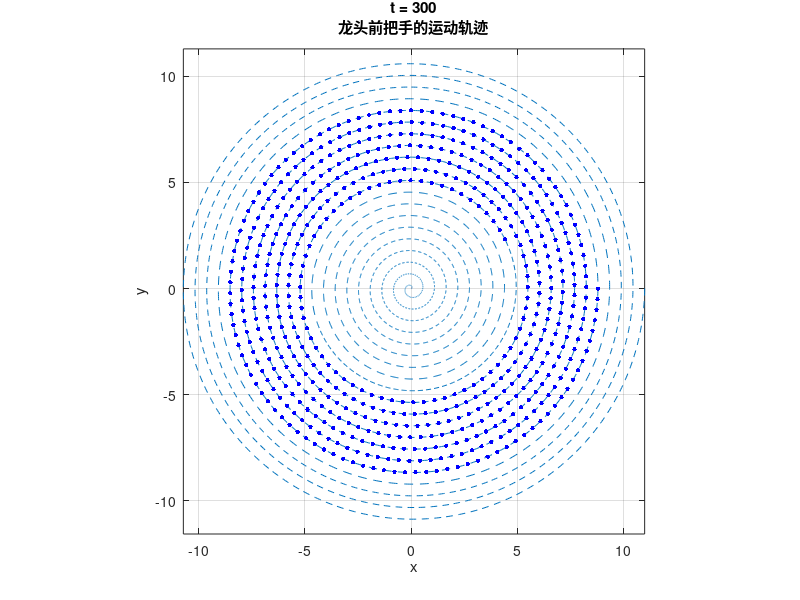

The MATLAB script that drew this image: (Note: this script raises an error after producing the figure.)
clc; close all;
warning off;

% 定义常量
PITCH = 55e-2; % 螺距
COEFFICIENT = PITCH / (2 * pi); % 螺线方程的系数 r = k * theta
HANDLE_DIST_HEAD = 341e-2 - 2 * 27.5e-2; % 龙头把手两个孔之间的距离
HANDLE_DIST_BODY = 220e-2 - 2 * 27.5e-2; % 其他凳子把手两个孔之间的距离

% 绘制部分螺线
theta = 20 * 2 * pi : -0.01 : 0 * pi;
radius = COEFFICIENT * theta;
x = radius .* cos(theta);
y = radius .* sin(theta);
figure(1);
set(gcf, 'Position', [200, 200, 600, 600]);
plot(x, y, '--');
axis equal;
grid on;
xlabel('x');
ylabel('y');
hold on;

% 第一步：确定300秒内，龙头第一个把手的位置演化
initial_theta = 2 * pi * 16; % 初始位置时的角度
time_step = 0.05; % 时间步长
time_span = 0 : time_step : 300; % 求解时间点
[time, theta_values] = ode45(@(t, theta) -1 / (COEFFICIENT * sqrt(1 + theta^2)), time_span, initial_theta); % 龙格库塔法求解
x_positions = COEFFICIENT * theta_values .* cos(theta_values);
y_positions = COEFFICIENT * theta_values .* sin(theta_values);
for i = 1 : 10 : length(theta_values)
    title({['t = ', num2str(time(i))], '龙头前把手的运动轨迹'});
    plot(x_positions(i), y_positions(i), 'b.', 'MarkerSize', 10);
    drawnow;
end
hwait = waitbar(0, '计算开始...');

% 第二步：确定每个时间点下，头部凳子的后面一个孔（也要在螺线上）,以及龙身和龙尾凳子各个孔所在位置(都要在螺线上）
num_segments = 223; % 龙头+龙身+龙尾总的个数
x_coords = zeros(num_segments + 1, length(x_positions));
y_coords = zeros(num_segments + 1, length(x_positions)); % 每一行代表每个凳子的前把手孔的位置在各个时间点处的值
theta_coords = zeros(num_segments + 1, length(x_positions)); % 记录每个孔在各个时刻处的位置对应的角度theta
x_coords(1, :) = x_positions;
y_coords(1, :) = y_positions; % 第一行已知了，上面求得的头部第一个把手位置数据
theta_coords(1, :) = theta_values; % 第一行已知了，第一个把手的角度数据，上面求了
for j = 1 : length(time)
    for i = 2 : num_segments + 1 % 在每一个时间点下，对每一行循环计算，意思是求出此时各个把手孔的位置信息
        distance = HANDLE_DIST_HEAD * (i <= 2) + HANDLE_DIST_BODY * (i > 2); % 分辨下是第一个凳子还是其他凳子，孔之间的距离不一样！
        theta_ij = solve_theta(PITCH, x_coords(i-1, j), y_coords(i-1, j), theta_coords(i-1, j), distance); % 子函数求解下一个孔的角度值
        theta_coords(i, j) = theta_ij;
        x_coords(i, j) = COEFFICIENT * theta_ij * cos(theta_ij);
        y_coords(i, j) = COEFFICIENT * theta_ij * sin(theta_ij);
        waitbar(((j-1) * num_segments + i) / (length(time) * num_segments), hwait, sprintf('已经完成 %.2f%%...', ((j-1) * num_segments + i) / (length(time) * num_segments) * 100));
    end
end
close(hwait);

% 下面来可视化，盘入的动态图
theta = 20 * 2 * pi : -0.01 : 0 * pi;
radius = COEFFICIENT * theta;
x = radius .* cos(theta);
y = radius .* sin(theta);
set(gcf, 'Position', [200, 200, 600, 600]);
for j = 1 : length(time)
    figure(2);
    plot(x, y, '-');
    axis equal;
    grid on;
    xlabel('x');
    ylabel('y');
    hold on;
    
    plot(x_coords(:, j), y_coords(:, j), 'k-', 'LineWidth', 1.2, 'Marker', 'o', 'MarkerSize', 6, 'MarkerFaceColor', 'b');
    title({['t = ', num2str(time(j))], '盘入的轨迹'});
    drawnow;
    hold off;
end

% 下面来求解速度数据(有各个孔的角度数据Theta，速度数据可以用数值差分方法
velocities = zeros(size(x_coords)); % 每一行对应一个孔的速度在不同时间节点上的值
velocities(:, 1) = -COEFFICIENT * sqrt(1 + theta_coords(:, 1).^2) .* (theta_coords(:, 2) - theta_coords(:, 1)) / time_step; % 第一个时间点，用前向差分求导数
velocities(:, end) = -COEFFICIENT * sqrt(1 + theta_coords(:, end).^2) .* (theta_coords(:, end) - theta_coords(:, end-1)) / time_step; % 最后一个时间点，用后向差分求导数
velocities(:, 2 : end-1) = -COEFFICIENT * sqrt(1 + theta_coords(:, 2 : end-1).^2) .* (theta_coords(:, 3 : end) - theta_coords(:, 1 : end-2)) / 2 / time_step; % 中间的每一个时间点，用中心差分来求导数

% 验证一下第一个孔位置的速度是不是1，也就是V矩阵的第一行的值
figure;
plot(time, velocities(1, :), 'b-', 'LineWidth', 1.3);
ylim([0, 1.1]);
xlabel('时间');
ylabel('头把手的速度');
title('验证数值计算得到的速度');

% 到此，我们已经得到了所有把手中心的位置和速度随时间的数据,下面填表
sampling_rate = 1 / time_step;
time_indices = 1 : sampling_rate : length(time); % 找出特定的时间点,来记录
position_data = zeros(2 * (num_segments + 1), length(time_indices)); % 这些记录所有点的位置信息
position_data(1 : 2 : end, :) = round(x_coords(:, time_indices), 6); % 这是所有点的x坐标
position_data(2 : 2 : end, :) = round(y_coords(:, time_indices), 6); % 这是所有点的y坐标
velocity_data = round(velocities(:, time_indices), 6); % 这些记录所有点的速度信息

% 写入文件
filename = 'result1_test.xlsx';

% 创建表头
headers = cell(1, length(time_indices));
for i = 1 : length(time_indices)
    headers{i} = sprintf('%.1fs', time_indices(i) - 1);
end

% 创建行名
row_names = cell(2 * num_segments + 2, 1);
row_names{1} = '龙头x (m)';
row_names{2} = '龙头y (m)';
for i = 2 : num_segments - 1
    row_names{2 * i - 1} = sprintf('第%d节龙身x (m)', i - 1);
    row_names{2 * i} = sprintf('第%d节龙身y (m)', i - 1);
end
row_names{2 * num_segments - 1} = '龙尾x (m)';
row_names{2 * num_segments} = '龙尾y (m)';
row_names{2 * num_segments + 1} = '龙尾（后）x (m)';
row_names{2 * num_segments + 2} = '龙尾（后）y (m)';

% 写入表头
writecell(headers, filename, 'Sheet', 1, 'Range', 'B1');
writecell(row_names, filename, 'Sheet', 1, 'Range', 'A2');

% 写入位置数据
position_data = round(position_data, 6);
writematrix(position_data, filename, 'Sheet', 1, 'Range', 'B2');

% 写入速度数据
writecell(headers, filename, 'Sheet', 2, 'Range', 'B1');
writecell(row_names, filename, 'Sheet', 2, 'Range', 'A2');
velocity_data = round(velocity_data, 6);
writematrix(velocity_data, filename, 'Sheet', 2, 'Range', 'B2');

% 定义子函数：用来求解螺线上任意一个孔所在点坐标知道的情况下，如何求下一个孔所在位置
function theta = solve_theta(pitch, x1, y1, theta1, distance)
    coefficient = pitch / (2 * pi);
    fun = @(theta) (coefficient * theta .* cos(theta) - x1).^2 + (coefficient * theta .* sin(theta) - y1).^2 - distance^2; % 利用距离
    q = 0.01;
    options = optimoptions('fsolve', 'Display', 'off'); % 不提示结果
    theta = fsolve(fun, theta1 + q, options); % 以前一个孔对应的角度值为基准进行非线性方程求零点，为什么加0.1？很简单，不想找比它还小的角度
    while theta <= theta1 || abs(coefficient * theta - coefficient * theta1) > pitch / 2 % 如果求解得到的角度比前面的孔对应的角度还小，或者新求出的孔与前一个孔不在一条螺线（在其他螺线）
        q = q + 0.1;
        theta = fsolve(fun, theta + q, options); % 重新求一个角度 
    end % 直到满足：这个点与前面孔在一条螺线，且这个点角度比前面孔的角度大!
end
